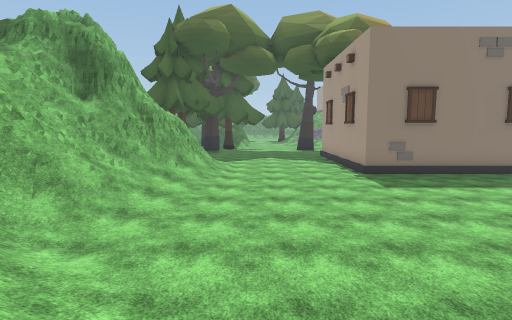
[1] (above)

24 first-person views from a walk through a scene from a Unity 3-D project. The camera is 1.2 m above the floor, tilts 6° down and sees 80° across. The floor is counted in squares, 2 m on a side. Each view is taken from the middle of a square. On the plan, view 1 faces up. The plan holds only what a view shows up to about 9 squares ahead; the rest is blank. The player is left out. Some surface patterns are stand-ins.

[2]
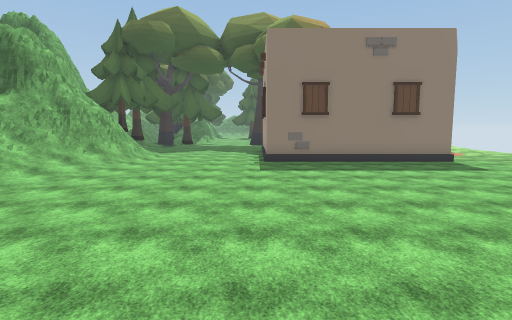

[3]
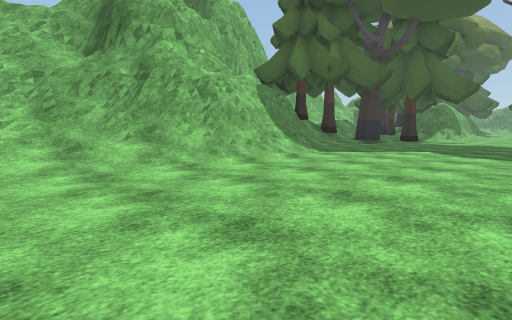

[4]
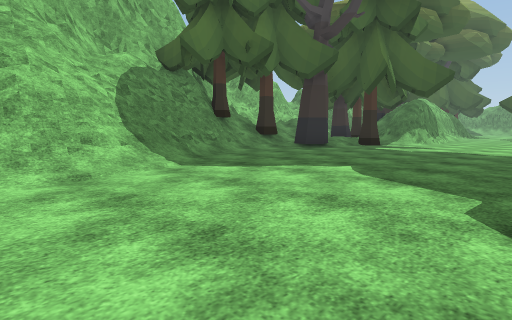

[5]
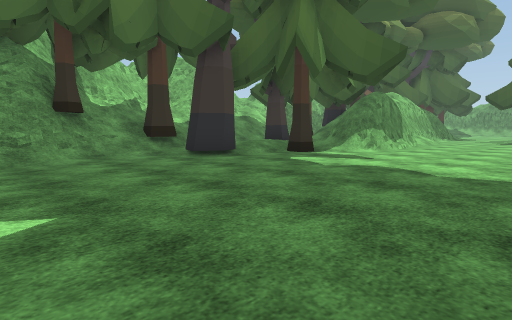

[6]
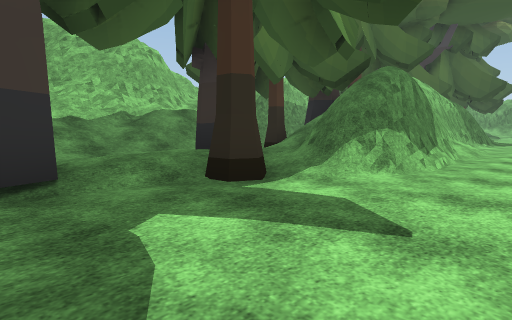

[7]
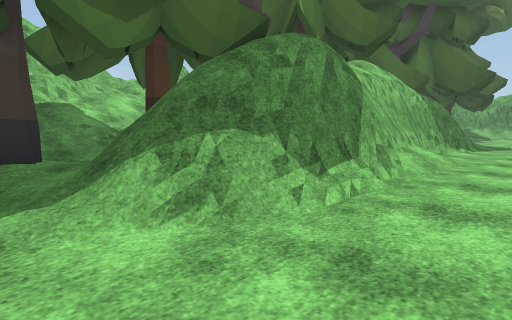

[8]
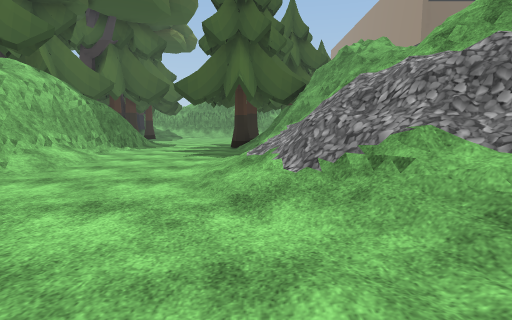

[9]
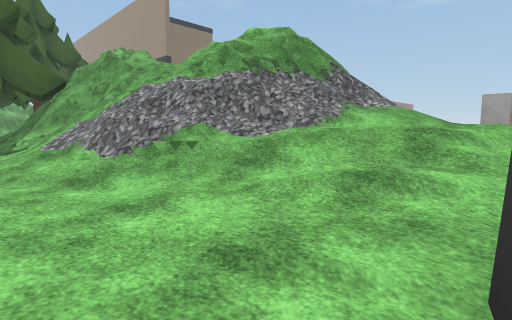

[10]
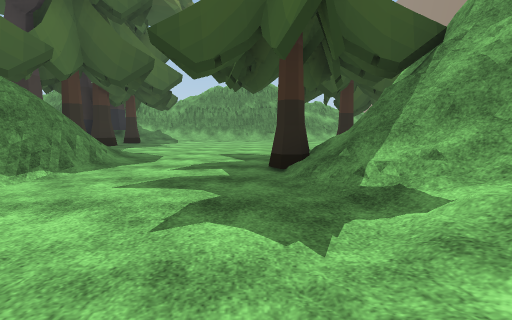

[11]
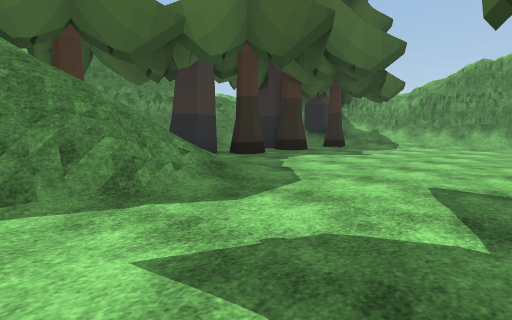

[12]
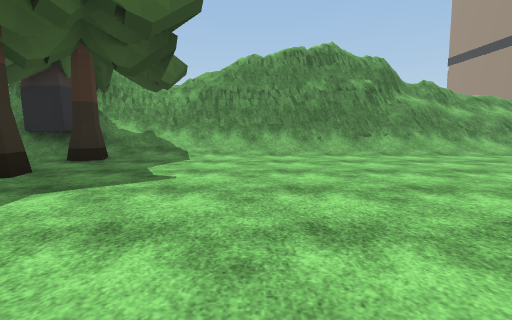

[13]
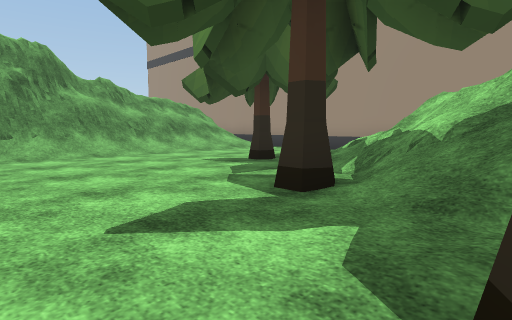

[14]
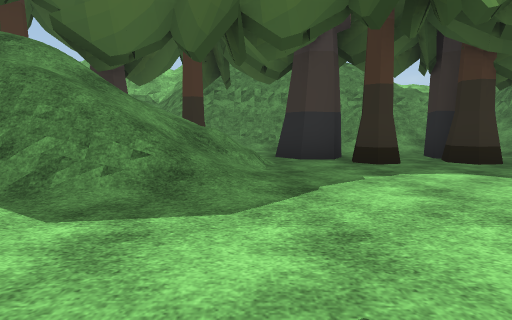

[15]
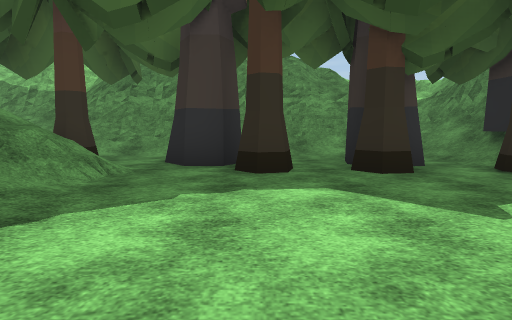

[16]
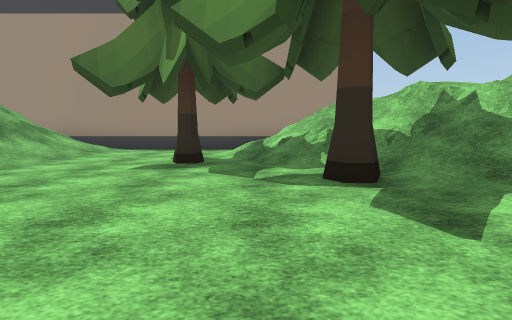

[17]
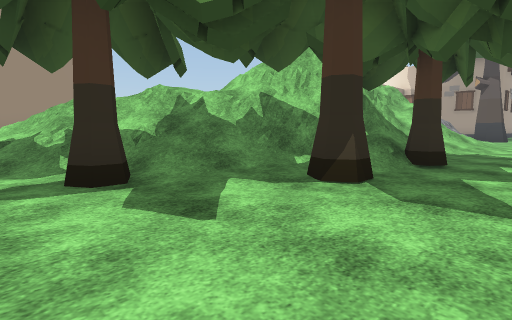

[18]
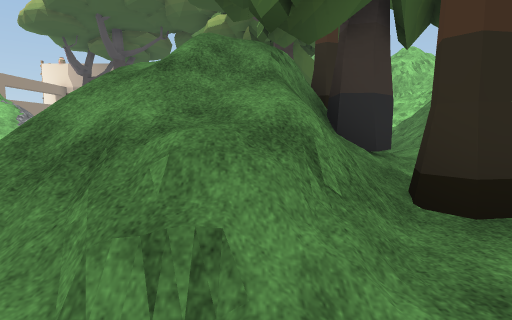

[19]
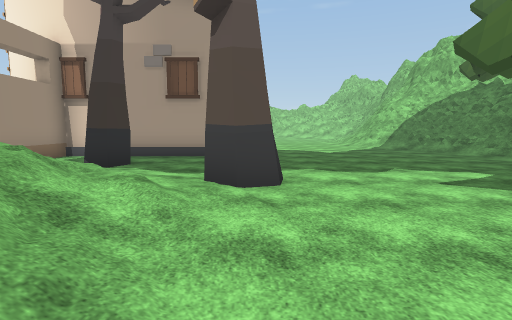

[20]
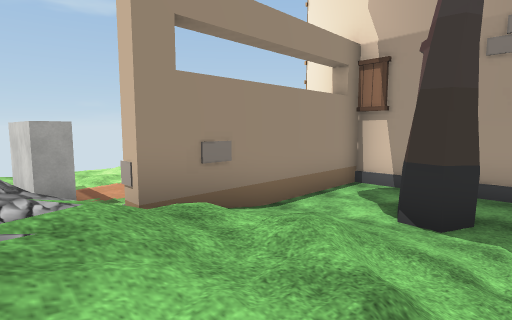

[21]
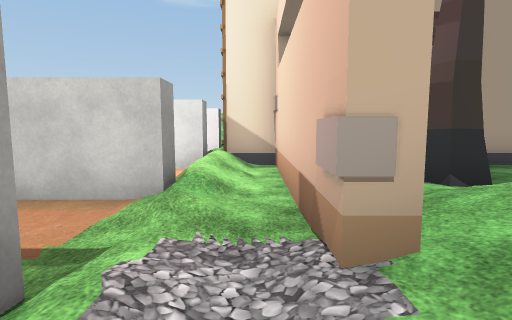

[22]
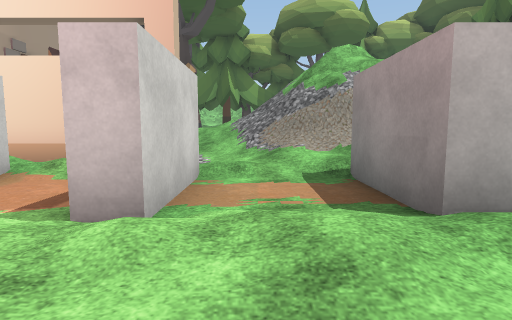

[23]
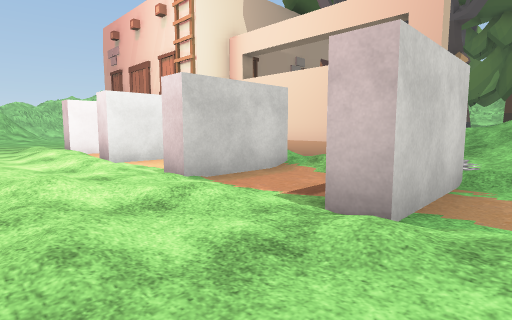

[24]
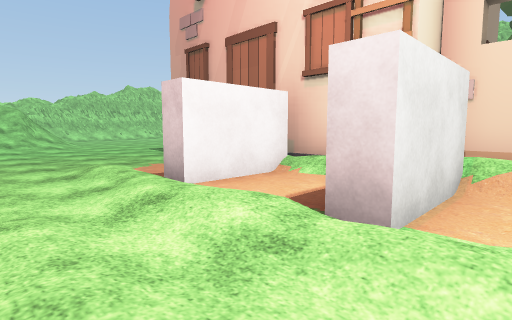

### Floor plan
Key: @ floor where view 1 was taken; # wall or solid block; x gap in a wall; . main floor; : floor 0.25 m higher than the main floor; + floor 0.5 m higher than the main floor; * floor 1 m higher than the main floor; % floor 2 m higher than the main floor; & floor 4 m higher than the main floor; / step, stairs or slope; = window, fence, low wall or low ledge; B building; O other object.
Columns run from 9 left of view 1 to 14 right of it. Each row starts with its distance up from view 1.
 43             ##=#
 42       #### ###==  #
 41      ##/#####==///=#
 40   #####/.//.//...//#
 39   #//##............#
 38   #/...............
 37   #/.#.........#...#
 36   #/............// #
 35   #/..#......#./// #
 34   #/.#........///
 33   #/..//....#.#/
 32   #/#/#//...//#/
 31  ##=.///=...=#=/
 30  #///##/#.../##
 29  ##//####.../##=
 28   #/ ####.../##=
 27   #/  # #...:==&
 26   #.  ###.../#=&
 25  x   ####.../###
 24 #/////###.../#=#=#=
 23 ##///#/##..../#===//##.
 22  ##%/.:##..../*/////....
 21  ##//#:......//**/./##..
 20   #//.+#....#.///O......
 19    //.:........:/#./....
 18    //##........#.#.###..
 17   ##//...........#.#....
 16    ###...........#####..
 15     ##/......######/....
 14      ##......      /....
 13      ##/.....      x##..
 12       #/.....       ....
 11       ##.....       ....
 10       ##.....      ....
  9       ##.....B...  ....
  8      ##/...............
  7      #//...............
  6      #/............  .:
  5      #/...........
  4      #/...........
  3       //.........
  2        //.......
  1           .....
  0          @
 -1             /

Where each view was taken, in squares from view 1:
view 1: 0 up, 0 right, facing up
view 2: 1 down, 3 right, facing up
view 3: 6 up, 3 right, facing up-left
view 4: 10 up, 3 right, facing up-left
view 5: 14 up, 3 right, facing up-left
view 6: 18 up, 1 right, facing up-left
view 7: 21 up, 1 right, facing up-left
view 8: 21 up, 3 right, facing up
view 9: 20 up, 2 right, facing up-right
view 10: 26 up, 2 right, facing up
view 11: 30 up, 2 right, facing up-left
view 12: 33 up, 0 right, facing up
view 13: 33 up, 2 right, facing up-right
view 14: 33 up, 2 right, facing left
view 15: 35 up, 1 right, facing left
view 16: 36 up, 1 right, facing right
view 17: 36 up, 1 right, facing down-right
view 18: 34 up, 3 left, facing down
view 19: 24 up, 3 right, facing down
view 20: 22 up, 5 right, facing down-right
view 21: 22 up, 9 right, facing down
view 22: 22 up, 14 right, facing left
view 23: 22 up, 14 right, facing down-left
view 24: 17 up, 14 right, facing down-left
